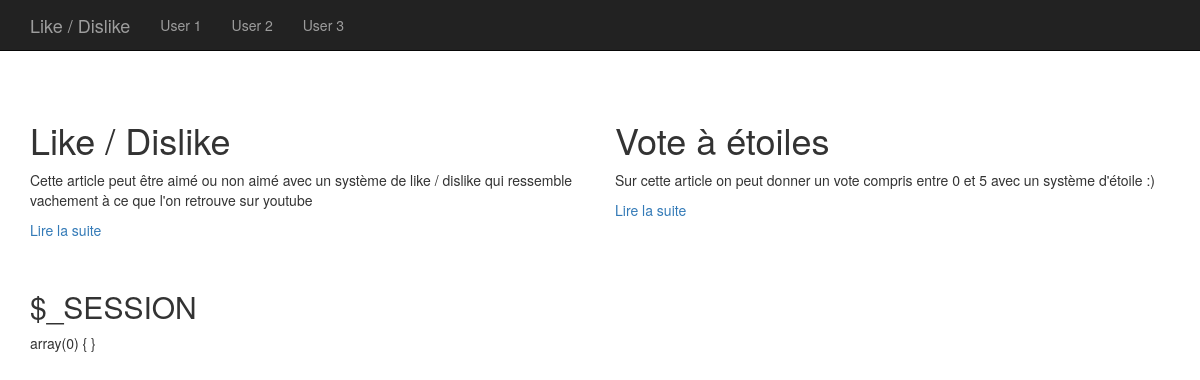
The page / on the database its author committed.
### tables this page shows
CREATE TABLE IF NOT EXISTS `articles` (
  `id` int(11) NOT NULL AUTO_INCREMENT,
  `titre` varchar(255) DEFAULT NULL,
  `contenu` longtext,
  `date` datetime DEFAULT NULL,
  `category_id` int(11) DEFAULT NULL,
  `like_count` int(11) DEFAULT '0',
  `dislike_count` int(11) DEFAULT '0',
  `vote_count` int(11) DEFAULT '0',
  `score` float DEFAULT '0',
  PRIMARY KEY (`id`),
  KEY `categogy_id` (`category_id`)
);

### index.php (the view)
<?php
require "_db.php";
require "_header.php";
$req = $pdo->query('SELECT * FROM articles');
?>
<div class="row">
<?php foreach($req->fetchAll() as $post): ?>
    <div class="col-sm-12 col-md-6">
        <article>
            <h1><?= $post->titre; ?></h1>
            <p><?= $post->contenu ?></p>
            <p>
                <a href="single.php?id=<?= $post->id; ?>">Lire la suite</a>
            </p>
        </article>
    </div>
<?php endforeach; ?>
</div>
<?php
require "_footer.php";

### _header.php (shortened to what this page needs)
<!DOCTYPE html>
<html lang="en">
  <head>
    <link href="//maxcdn.bootstrapcdn.com/bootstrap/3.3.2/css/bootstrap.min.css" rel="stylesheet">
    <link rel="stylesheet" href="style.css"/>
  </head>
  <body>
    <nav class="navbar navbar-inverse navbar-fixed-top">
      <div class="container">
        <div class="navbar-header">
          <a class="navbar-brand" href="index.php">Like / Dislike</a>
        </div>
        <nav class="collapse navbar-collapse bs-navbar-collapse">
          <ul class="nav navbar-nav">
            <li><a href="index.php?user=1">User 1</a></li>
            <li><a href="index.php?user=2">User 2</a></li>
            <li><a href="index.php?user=3">User 3</a></li>
          </ul>
        </nav>
      </div>
    </nav>
    <div class="container" style="padding-top: 100px;">

### _footer.php (shortened to what this page needs)
    </div>
    <div class="container">
        <p>&nbsp;</p>
        <h2>$_SESSION</h2>
        <?php var_dump($_SESSION); ?>
    </div>
  </body>
</html>

### rows shown on the page
articles: titre "Like / Dislike", contenu "Cette article peut être aimé ou non aimé avec un système de like / dislike qui ressemble vachement à ce que l'on retrouve sur youtube"
articles: titre "Vote à étoiles", contenu "Sur cette article on peut donner un vote compris entre 0 et 5 avec un système d'étoile :)"
